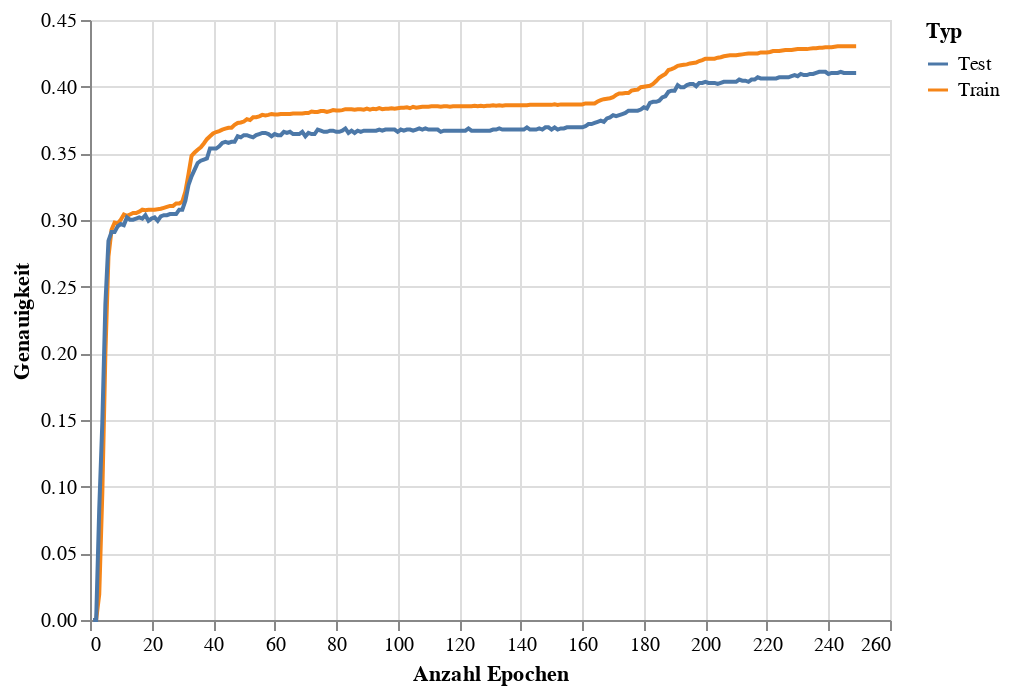

The notebook cell this image was saved under:
### Code cell
train_eval_accuracy_chart = alt.Chart(accuracy_df).mark_line().encode(
    x = alt.X('Epoch',title='Anzahl Epochen'),
    y = alt.Y('Accuracy',title='Genauigkeit'),
    color = alt.Color('Type',title='Typ')
)
train_eval_accuracy_chart

### Figure 1 — Vega-Lite specification as saved in the notebook (floating-point values rounded to 4 significant figures; data arrays with more than 128 entries replaced by an {"elided": "..."} marker saying what was removed)
{"config": {"view": {"continuousWidth": 400, "continuousHeight": 300}}, "data": {"name": "data-49022fdd9e5729b5cfe74c8525699766"}, "mark": "line", "encoding": {"color": {"field": "Type", "title": "Typ", "type": "nominal"}, "x": {"field": "Epoch", "title": "Anzahl Epochen", "type": "quantitative"}, "y": {"field": "Accuracy", "title": "Genauigkeit", "type": "quantitative"}}, "$schema": "https://vega.github.io/schema/vega-lite/v4.17.0.json", "datasets": {"data-49022fdd9e5729b5cfe74c8525699766": {"elided": "498 records"}}}
